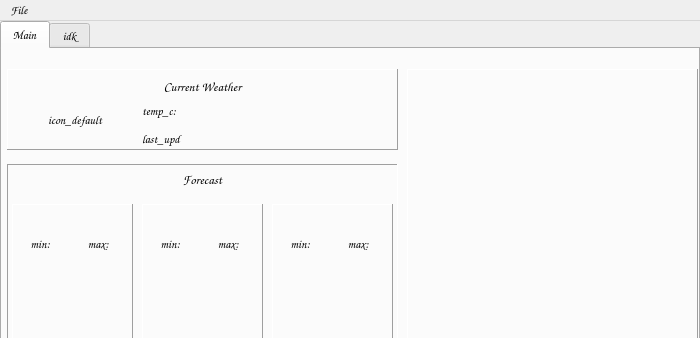
<?xml version="1.0" encoding="UTF-8"?>
<ui version="4.0">
 <class>MainWindow</class>
 <widget class="QMainWindow" name="MainWindow">
  <property name="geometry">
   <rect>
    <x>0</x>
    <y>0</y>
    <width>700</width>
    <height>338</height>
   </rect>
  </property>
  <property name="font">
   <font>
    <family>Comic Sans MS</family>
   </font>
  </property>
  <property name="windowTitle">
   <string>MainWindow</string>
  </property>
  <widget class="QWidget" name="centralwidget">
   <widget class="QTabWidget" name="tabWidget">
    <property name="geometry">
     <rect>
      <x>0</x>
      <y>0</y>
      <width>700</width>
      <height>336</height>
     </rect>
    </property>
    <property name="focusPolicy">
     <enum>Qt::TabFocus</enum>
    </property>
    <property name="currentIndex">
     <number>0</number>
    </property>
    <widget class="QWidget" name="tab">
     <attribute name="title">
      <string>Main</string>
     </attribute>
     <widget class="QWidget" name="w_Main" native="true">
      <property name="geometry">
       <rect>
        <x>0</x>
        <y>10</y>
        <width>700</width>
        <height>300</height>
       </rect>
      </property>
      <widget class="QFrame" name="fr_map">
       <property name="geometry">
        <rect>
         <x>405</x>
         <y>10</y>
         <width>291</width>
         <height>281</height>
        </rect>
       </property>
       <property name="frameShape">
        <enum>QFrame::Panel</enum>
       </property>
       <property name="frameShadow">
        <enum>QFrame::Raised</enum>
       </property>
      </widget>
      <widget class="QFrame" name="fr_forecast">
       <property name="enabled">
        <bool>true</bool>
       </property>
       <property name="geometry">
        <rect>
         <x>5</x>
         <y>105</y>
         <width>391</width>
         <height>191</height>
        </rect>
       </property>
       <property name="toolTip">
        <string>forecast</string>
       </property>
       <property name="frameShape">
        <enum>QFrame::Panel</enum>
       </property>
       <property name="frameShadow">
        <enum>QFrame::Sunken</enum>
       </property>
       <widget class="QFrame" name="fr_forecast_day_0">
        <property name="geometry">
         <rect>
          <x>5</x>
          <y>40</y>
          <width>121</width>
          <height>149</height>
         </rect>
        </property>
        <property name="toolTip">
         <string>forecast_today</string>
        </property>
        <property name="frameShape">
         <enum>QFrame::Panel</enum>
        </property>
        <property name="frameShadow">
         <enum>QFrame::Raised</enum>
        </property>
        <widget class="QLabel" name="lb_fr_date_0">
         <property name="geometry">
          <rect>
           <x>1</x>
           <y>1</y>
           <width>116</width>
           <height>18</height>
          </rect>
         </property>
         <property name="toolTip">
          <string>date</string>
         </property>
         <property name="layoutDirection">
          <enum>Qt::LeftToRight</enum>
         </property>
         <property name="text">
          <string/>
         </property>
         <property name="alignment">
          <set>Qt::AlignCenter</set>
         </property>
        </widget>
        <widget class="QLabel" name="lb_fr_temp_max_0">
         <property name="geometry">
          <rect>
           <x>60</x>
           <y>30</y>
           <width>55</width>
           <height>19</height>
          </rect>
         </property>
         <property name="text">
          <string>max: </string>
         </property>
         <property name="alignment">
          <set>Qt::AlignCenter</set>
         </property>
        </widget>
        <widget class="QLabel" name="lb_fr_temp_min_0">
         <property name="geometry">
          <rect>
           <x>2</x>
           <y>30</y>
           <width>55</width>
           <height>19</height>
          </rect>
         </property>
         <property name="text">
          <string>min: </string>
         </property>
         <property name="alignment">
          <set>Qt::AlignCenter</set>
         </property>
        </widget>
       </widget>
       <widget class="QFrame" name="fr_forecast_day_1">
        <property name="geometry">
         <rect>
          <x>135</x>
          <y>40</y>
          <width>121</width>
          <height>149</height>
         </rect>
        </property>
        <property name="toolTip">
         <string>forecast_tomorrow</string>
        </property>
        <property name="frameShape">
         <enum>QFrame::Panel</enum>
        </property>
        <property name="frameShadow">
         <enum>QFrame::Raised</enum>
        </property>
        <widget class="QLabel" name="lb_fr_date_1">
         <property name="geometry">
          <rect>
           <x>1</x>
           <y>1</y>
           <width>116</width>
           <height>18</height>
          </rect>
         </property>
         <property name="toolTip">
          <string>date</string>
         </property>
         <property name="layoutDirection">
          <enum>Qt::LeftToRight</enum>
         </property>
         <property name="text">
          <string/>
         </property>
         <property name="alignment">
          <set>Qt::AlignCenter</set>
         </property>
        </widget>
        <widget class="QLabel" name="lb_fr_temp_max_1">
         <property name="geometry">
          <rect>
           <x>60</x>
           <y>30</y>
           <width>55</width>
           <height>19</height>
          </rect>
         </property>
         <property name="text">
          <string>max: </string>
         </property>
         <property name="alignment">
          <set>Qt::AlignCenter</set>
         </property>
        </widget>
        <widget class="QLabel" name="lb_fr_temp_min_1">
         <property name="geometry">
          <rect>
           <x>2</x>
           <y>30</y>
           <width>55</width>
           <height>19</height>
          </rect>
         </property>
         <property name="text">
          <string>min: </string>
         </property>
         <property name="alignment">
          <set>Qt::AlignCenter</set>
         </property>
        </widget>
       </widget>
       <widget class="QFrame" name="fr_forecast_day_2">
        <property name="geometry">
         <rect>
          <x>265</x>
          <y>40</y>
          <width>121</width>
          <height>149</height>
         </rect>
        </property>
        <property name="toolTip">
         <string>forecast_day_after_tomorrow</string>
        </property>
        <property name="frameShape">
         <enum>QFrame::Panel</enum>
        </property>
        <property name="frameShadow">
         <enum>QFrame::Raised</enum>
        </property>
        <widget class="QLabel" name="lb_fr_date_3">
         <property name="geometry">
          <rect>
           <x>1</x>
           <y>1</y>
           <width>116</width>
           <height>18</height>
          </rect>
         </property>
         <property name="toolTip">
          <string>date</string>
         </property>
         <property name="layoutDirection">
          <enum>Qt::LeftToRight</enum>
         </property>
         <property name="text">
          <string/>
         </property>
         <property name="alignment">
          <set>Qt::AlignCenter</set>
         </property>
        </widget>
        <widget class="QLabel" name="lb_fr_temp_max_3">
         <property name="geometry">
          <rect>
           <x>60</x>
           <y>30</y>
           <width>55</width>
           <height>19</height>
          </rect>
         </property>
         <property name="text">
          <string>max: </string>
         </property>
         <property name="alignment">
          <set>Qt::AlignCenter</set>
         </property>
        </widget>
        <widget class="QLabel" name="lb_fr_temp_min_3">
         <property name="geometry">
          <rect>
           <x>2</x>
           <y>30</y>
           <width>55</width>
           <height>19</height>
          </rect>
         </property>
         <property name="text">
          <string>min: </string>
         </property>
         <property name="alignment">
          <set>Qt::AlignCenter</set>
         </property>
        </widget>
       </widget>
      </widget>
      <widget class="QFrame" name="fr_current">
       <property name="geometry">
        <rect>
         <x>5</x>
         <y>10</y>
         <width>391</width>
         <height>81</height>
        </rect>
       </property>
       <property name="toolTip">
        <string>current_weather</string>
       </property>
       <property name="frameShape">
        <enum>QFrame::Panel</enum>
       </property>
       <property name="frameShadow">
        <enum>QFrame::Raised</enum>
       </property>
       <widget class="QLabel" name="lb_cur_icon">
        <property name="geometry">
         <rect>
          <x>0</x>
          <y>20</y>
          <width>136</width>
          <height>61</height>
         </rect>
        </property>
        <property name="toolTip">
         <string>icon</string>
        </property>
        <property name="text">
         <string>icon_default</string>
        </property>
        <property name="scaledContents">
         <bool>false</bool>
        </property>
        <property name="alignment">
         <set>Qt::AlignCenter</set>
        </property>
       </widget>
       <widget class="QWidget" name="verticalLayoutWidget">
        <property name="geometry">
         <rect>
          <x>135</x>
          <y>30</y>
          <width>136</width>
          <height>51</height>
         </rect>
        </property>
        <layout class="QVBoxLayout" name="verticalLayout">
         <item>
          <widget class="QLabel" name="lb_cur_temp_c">
           <property name="toolTip">
            <string>temperature_celcius</string>
           </property>
           <property name="text">
            <string>temp_c:</string>
           </property>
          </widget>
         </item>
         <item>
          <widget class="QLabel" name="lb_last_upd">
           <property name="text">
            <string>last_upd</string>
           </property>
          </widget>
         </item>
        </layout>
       </widget>
      </widget>
      <widget class="QLabel" name="lb_fr">
       <property name="geometry">
        <rect>
         <x>10</x>
         <y>110</y>
         <width>381</width>
         <height>21</height>
        </rect>
       </property>
       <property name="font">
        <font>
         <pointsize>10</pointsize>
        </font>
       </property>
       <property name="layoutDirection">
        <enum>Qt::LeftToRight</enum>
       </property>
       <property name="text">
        <string>Forecast</string>
       </property>
       <property name="alignment">
        <set>Qt::AlignCenter</set>
       </property>
      </widget>
     </widget>
     <widget class="QLabel" name="lb_cw">
      <property name="geometry">
       <rect>
        <x>10</x>
        <y>25</y>
        <width>381</width>
        <height>24</height>
       </rect>
      </property>
      <property name="font">
       <font>
        <pointsize>10</pointsize>
       </font>
      </property>
      <property name="layoutDirection">
       <enum>Qt::LeftToRight</enum>
      </property>
      <property name="text">
       <string>Current Weather</string>
      </property>
      <property name="alignment">
       <set>Qt::AlignCenter</set>
      </property>
     </widget>
    </widget>
    <widget class="QWidget" name="tab_2">
     <attribute name="title">
      <string>idk</string>
     </attribute>
     <widget class="QLabel" name="label">
      <property name="geometry">
       <rect>
        <x>235</x>
        <y>130</y>
        <width>169</width>
        <height>18</height>
       </rect>
      </property>
      <property name="text">
       <string>Prob detailed forecast here</string>
      </property>
     </widget>
    </widget>
   </widget>
  </widget>
  <widget class="QMenuBar" name="menuBar">
   <property name="geometry">
    <rect>
     <x>0</x>
     <y>0</y>
     <width>700</width>
     <height>26</height>
    </rect>
   </property>
   <widget class="QMenu" name="menuFile">
    <property name="title">
     <string>File</string>
    </property>
    <addaction name="actionRefresh"/>
    <addaction name="actionReopen_Window"/>
    <addaction name="actionQuit"/>
   </widget>
   <addaction name="menuFile"/>
  </widget>
  <action name="actionBiba">
   <property name="text">
    <string>Biba</string>
   </property>
  </action>
  <action name="actionefsefs">
   <property name="text">
    <string>efsefs</string>
   </property>
  </action>
  <action name="actionMain">
   <property name="text">
    <string>Main</string>
   </property>
  </action>
  <action name="actionRefresh">
   <property name="text">
    <string>Refresh</string>
   </property>
  </action>
  <action name="actionReopen_Window">
   <property name="text">
    <string>Reopen Window</string>
   </property>
  </action>
  <action name="actionQuit">
   <property name="text">
    <string>Quit</string>
   </property>
  </action>
 </widget>
 <resources/>
 <connections/>
</ui>
